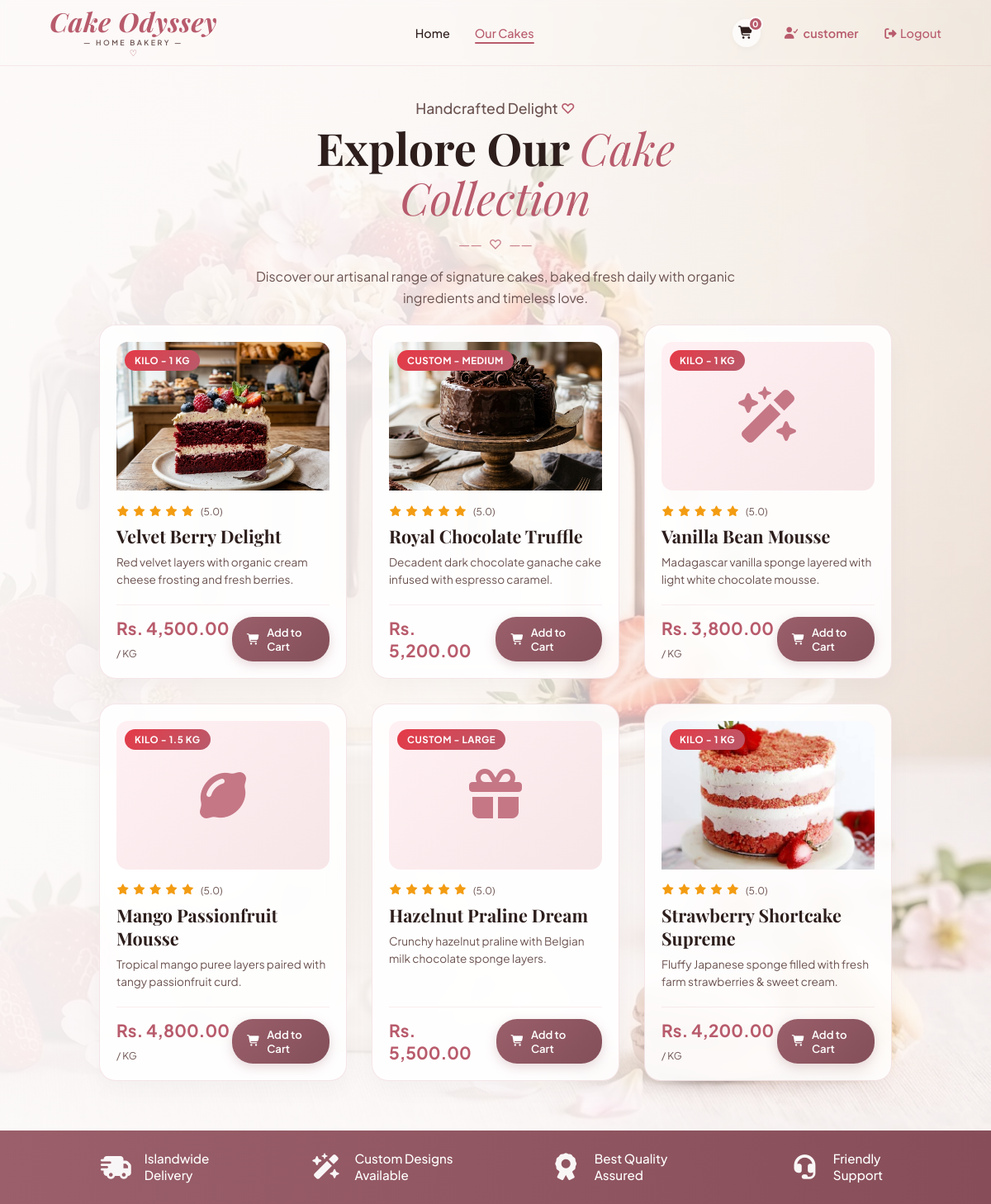
The app's page /pages/cakes.php (signed in) with its own data.
### tables this page shows
CREATE TABLE IF NOT EXISTS `cakes` (
  `id` int NOT NULL AUTO_INCREMENT,
  `name` varchar(100) NOT NULL,
  `cake_type` enum('custom','kilo') NOT NULL,
  `size` varchar(50) NOT NULL,
  `image` varchar(255) NOT NULL,
  `description` text,
  `base_price` decimal(10,2) NOT NULL,
  `created_at` timestamp NULL DEFAULT CURRENT_TIMESTAMP,
  PRIMARY KEY (`id`)
);

### pages/cakes.php (the view, shortened to what this page needs)
<!DOCTYPE html>
<html lang="en">
<head>
    <link rel="stylesheet" href="../css/fonts.css">
    <link rel="stylesheet" href="../css/all.min.css">
    <link rel="stylesheet" href="../css/navbar.css">
    <link rel="stylesheet" href="../css/cakes.css">
</head>
<body>
    <div class="cakes-page-hero">
        <?php include __DIR__ . '/../navbar.php'; ?>
        <header class="cakes-header">
            <div class="header-container">
                <p class="greeting">Handcrafted Delight <span class="heart-icon">&#9825;</span></p>
                <h1 class="main-heading">
                    Explore Our <span class="heading-highlight">Cake Collection</span>
                </h1>
                <div class="divider">
                    <span>&mdash;&mdash;</span> <span class="heart-icon">&#9825;</span> <span>&mdash;&mdash;</span>
                </div>
                <p class="description">
                    Discover our artisanal range of signature cakes, baked fresh daily with organic ingredients and timeless love.
                </p>
            </div>
        </header>
        <main class="cakes-container">
            <div class="cakes-grid">
                <?php
                $userCart = [];
                $cakesResult = mysqli_query($conn, "SELECT * FROM cakes ORDER BY id ASC");
                while ($cake = mysqli_fetch_assoc($cakesResult)):
                    $cakeId = $cake['id'];
                    $isIcon = !empty($cake['image']) && strpos($cake['image'], 'fa-') === 0;
                    $isKilo = ($cake['cake_type'] === 'kilo');
                    $inCart = isset($userCart[$cakeId]);
                    $cartQty = $inCart ? (int)$userCart[$cakeId]['quantity'] : 0;
                ?>
                    <div class="cake-card">
                        <div class="cake-badge bestseller"><?php echo ucfirst(htmlspecialchars($cake['cake_type'])); ?> - <?php echo htmlspecialchars($cake['size']); ?></div>
                        <div class="cake-img-box">
                            <?php if ($isIcon): ?>
                                <i class="fa-solid <?php echo htmlspecialchars($cake['image']); ?> cake-placeholder-icon"></i>
                            <?php else: ?>
                                <img src="../assests/cake/<?php echo htmlspecialchars($cake['image']); ?>" alt="<?php echo htmlspecialchars($cake['name']); ?>">
                            <?php endif; ?>
                        </div>
                        <div class="cake-details">
                            <div class="cake-rating">
                                <i class="fa-solid fa-star"></i>
                                <i class="fa-solid fa-star"></i>
                                <i class="fa-solid fa-star"></i>
                                <i class="fa-solid fa-star"></i>
                                <i class="fa-solid fa-star"></i>
                                <span>(5.0)</span>
                            </div>
                            <h3 class="cake-title"><?php echo htmlspecialchars($cake['name']); ?></h3>
                            <p class="cake-desc"><?php echo htmlspecialchars($cake['description']); ?></p>
                            <div class="cake-footer">
                                <div class="cake-price">
                                    Rs. <?php echo number_format($cake['base_price'], 2); ?>
                                    <?php if ($isKilo): ?><span class="price-unit"> / KG</span><?php endif; ?>
                                </div>
                                <?php if ($cartQty == 0): ?>
                                    <a href="../controllers/cart_add.php?cake_id=<?php echo $cakeId; ?>&quantity=1" class="btn-add-cart">
                                        <i class="fa-solid fa-cart-shopping"></i> Add to Cart
                                    </a>
                                <?php endif; ?>
                            </div>
                        </div>
                    </div>
                <?php endwhile; ?>
            </div>
        </main>
    </div>
    <footer class="bottom-banner">
        <div class="banner-item">
            <i class="fa-solid fa-truck-fast banner-icon"></i>
            <span>Islandwide<br>Delivery</span>
        </div>
        <div class="banner-item">
            <i class="fa-solid fa-wand-magic-sparkles banner-icon"></i>
            <span>Custom Designs<br>Available</span>
        </div>
        <div class="banner-item">
            <i class="fa-solid fa-award banner-icon"></i>
            <span>Best Quality<br>Assured</span>
        </div>
        <div class="banner-item">
            <i class="fa-solid fa-headset banner-icon"></i>
            <span>Friendly<br>Support</span>
        </div>
    </footer>
</body>
</html>

### css/navbar.css (style rules this page uses)
* { margin: 0; padding: 0; box-sizing: border-box; }
:root { --text-dark: #2d1e1c; --text-muted: #6b5350; --text-highlight: #b85b6c; --bg-banner: #9a5f6a; --bg-banner-dark: #834f59; --accent-light: #fff5f6; --font-heading: 'Playfair Display', 'Georgia', serif; --font-body: 'Plus Jakarta Sans', -apple-system, sans-serif; --transition: all 0.3s cubic-bezier(0.4, 0, 0.2, 1); }

### records on screen
cakes: cake_type "KILO", size "1 KG", image (picture), name "Velvet Berry Delight", description "Red velvet layers with organic cream cheese frosting and fresh berries.", base_price "4,500.00", shows "/ KG"
cakes: cake_type "CUSTOM", size "MEDIUM", image (picture), name "Royal Chocolate Truffle", description "Decadent dark chocolate ganache cake infused with espresso caramel.", base_price "5,200.00"
cakes: cake_type "KILO", size "1 KG", name "Vanilla Bean Mousse", description "Madagascar vanilla sponge layered with light white chocolate mousse.", base_price "3,800.00", shows "/ KG"
cakes: cake_type "KILO", size "1.5 KG", name "Mango Passionfruit Mousse", description "Tropical mango puree layers paired with tangy passionfruit curd.", base_price "4,800.00", shows "/ KG"
cakes: cake_type "CUSTOM", size "LARGE", name "Hazelnut Praline Dream", description "Crunchy hazelnut praline with Belgian milk chocolate sponge layers.", base_price "5,500.00"
cakes: cake_type "KILO", size "1 KG", image (picture), name "Strawberry Shortcake Supreme", description "Fluffy Japanese sponge filled with fresh farm strawberries & sweet cream.", base_price "4,200.00", shows "/ KG"

### other values on screen
$cartCount "0"
$_SESSION['user_name'] "customer"
